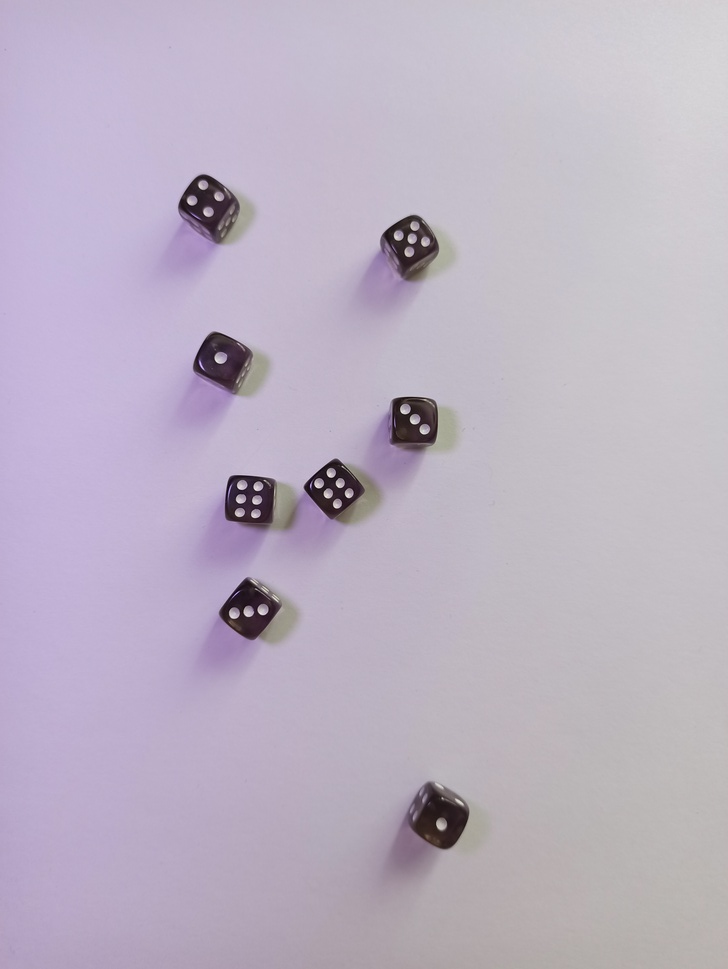
#> input picture data_train/basic/1.jpg, 728 x 969 px, shrunk from 3472 x 4624 before the run, given in place of d, which was not available
$ python -i solution_pipeline.py   (imports and definitions only)
#> lines starting #> are read from the running program, lines starting #| are printed output that depends on the picture; after the words box and inside, x2 and y2 are one past the last pixel; in counts of white or black regions, pixels touching at a corner belong together; pictures that were not available may be replaced by others from this repository, and a replacement may not be noted
import argparse
import os

from typing import List
from pathlib import Path, PosixPath

import numpy as np
import pandas as pd

import cv2

parser = argparse.ArgumentParser(
    description="Solution Template",
    formatter_class=argparse.ArgumentDefaultsHelpFormatter
)

# [7 lines not run here, left out]
# [1 line that did not run here, left out]

def main():

    # get folders for the base task
    dir_path = Path(image_dir)
    if not dir_path.exists():
        print(f"Error: path '{image_dir}' does not exist.")
        return
    if not dir_path.is_dir():
        print(f"Error: path '{image_dir}' is not a dir.")
        return

    base_img_path_list = os.listdir(dir_path / 'basic')

    base_predictions = get_base_task_solution(path=base_img_path_list)
    base_predictions.to_csv('base_predictions.csv')
    print('Predictions Generated Successfully!')

def get_base_task_solution(path: List[PosixPath]) -> pd.DataFrame:
    """ This function should return a pandas DataFrame with
        predictions for the base task

    Args:
        path (List[PosixPath]): List of paths of base task images

    Returns:
        pd.DataFrame: Pandas Dataframe with two columns:
            "img": path,
            "prediction": prediction (int) for each image,
    """
#> called with path = 'data_train/basic/1.jpg'
    # MAKE SURE TO IMPLEMENT YOUR OWN LOGIC
    predictions = []
    for img_path in path:
        try:
            img = cv2.imread(str(img_path), cv2.IMREAD_GRAYSCALE)
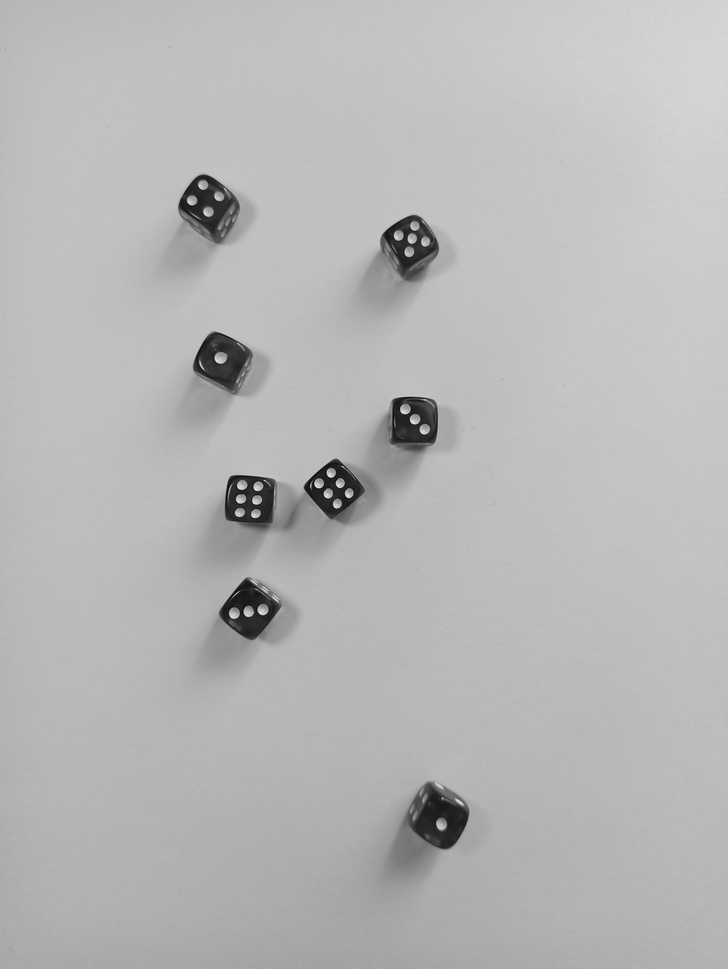
#> img: shape (969, 728); min 4, max 248, mean 182.9
            _, thresh = cv2.threshold(img, 127, 255, cv2.THRESH_BINARY_INV)
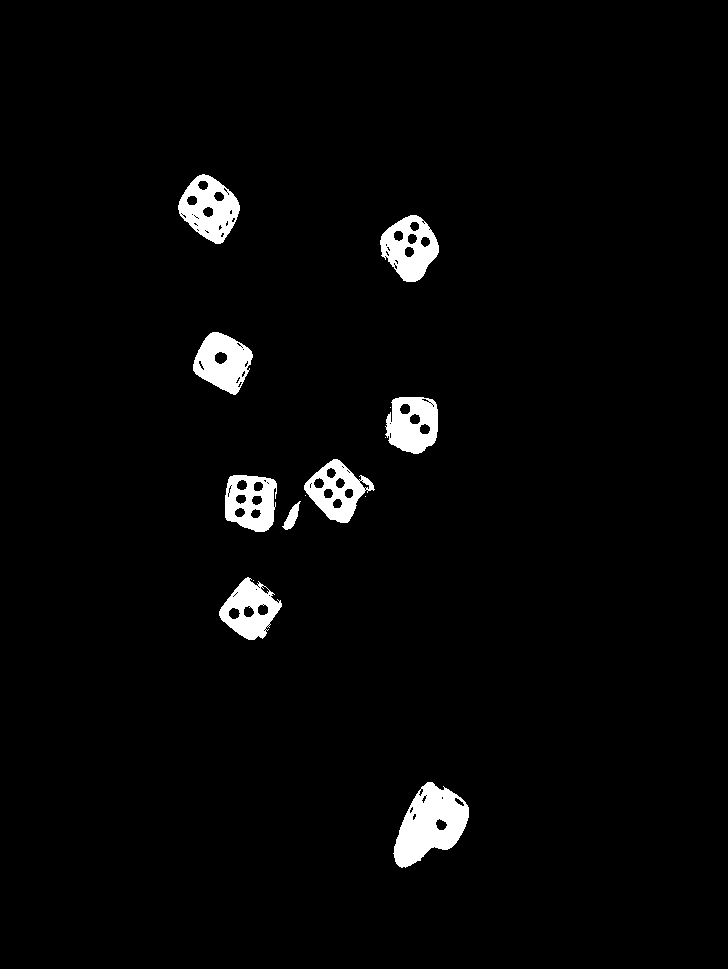
#> thresh: shape (969, 728); 2.8% white; 14 white regions (5 under 20 px)
            contours, _ = cv2.findContours(thresh, cv2.RETR_EXTERNAL, cv2.CHAIN_APPROX_SIMPLE)
#> contours = 14 contours, 5 with area under 20; largest, box (x1, y1, x2, y2) and area: (393, 782, 469, 868) 3889, (178, 174, 240, 244) 2781, (380, 215, 439, 282) 2618, (304, 459, 375, 523) 2456, (193, 332, 253, 395) 2429

            total_points = 0
            for cnt in contours:
                if cv2.contourArea(cnt) > 100:  # Simple filtering of small contours
                    mask = np.zeros_like(thresh)
                    cv2.drawContours(mask, [cnt], -1, 255, -1)
                    points = cv2.countNonZero(cv2.bitwise_and(thresh, thresh, mask=mask))
                    total_points += points
#> this loop made 14 passes
#> (points, total_points) on passes 1, 3, 4, 7, 8, 11, 12, 13, 14: (3834, 3834), (2126, 5960), (230, 6190), (2045, 8235), (2100, 10335), (2209, 12544), (2342, 14886), (2321, 17207), (2501, 19708)
#> cnt on passes 2, 5, 6, 9, 10: [[253, 580]], [[365, 496]], [[305, 495]], [[385, 437]], [[390, 407]]
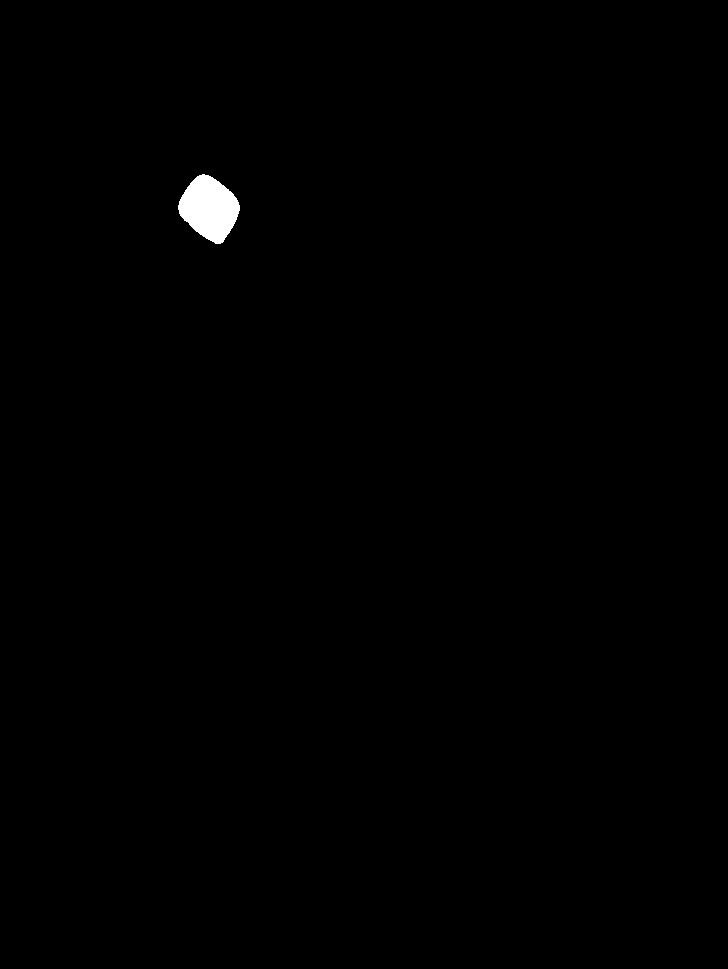
#> mask: shape (969, 728); 0.41% white; 1 white region, box (x1, y1, x2, y2) and area: (178, 174, 240, 244) 2866
#> after the loop, total_points = 19708

            predictions.append(total_points)
        except Exception as e:
            print(f"An error occurred while processing {img_path}.: {e}")
            predictions.append(0)
#> pass 2 of the loop in get_base_task_solution, `for img_path in path:`:
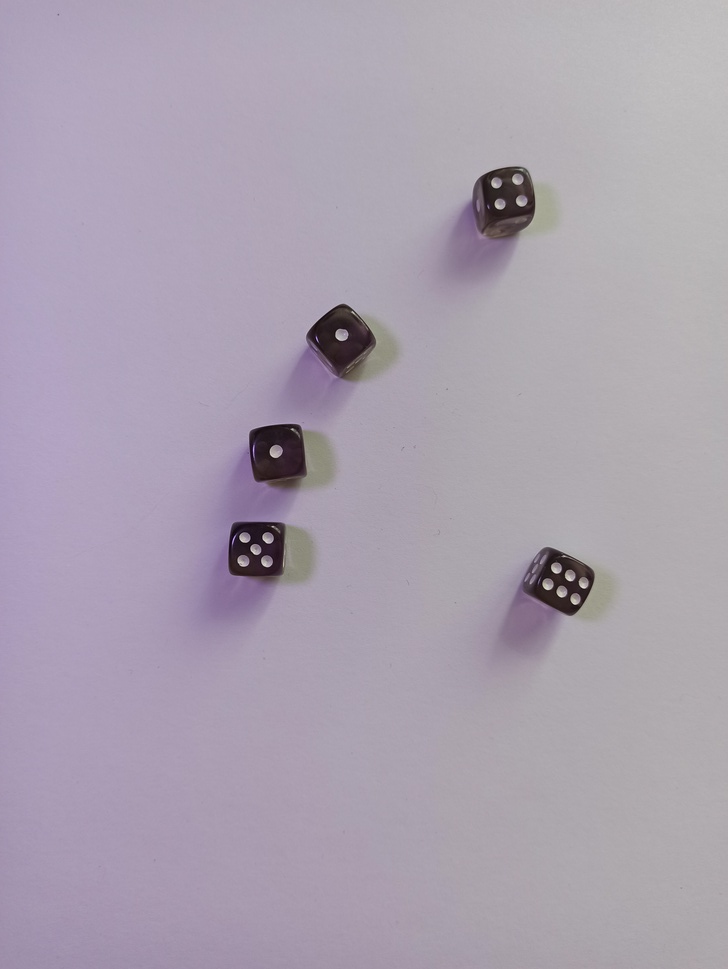
#> input picture data_train/basic/2.jpg, 728 x 969 px, shrunk from 3472 x 4624 before the run, given in place of a, which was not available
#> in get_base_task_solution, `_, thresh = cv2.threshold(img, 127, 255, cv2.THRESH_BINARY_INV)`:
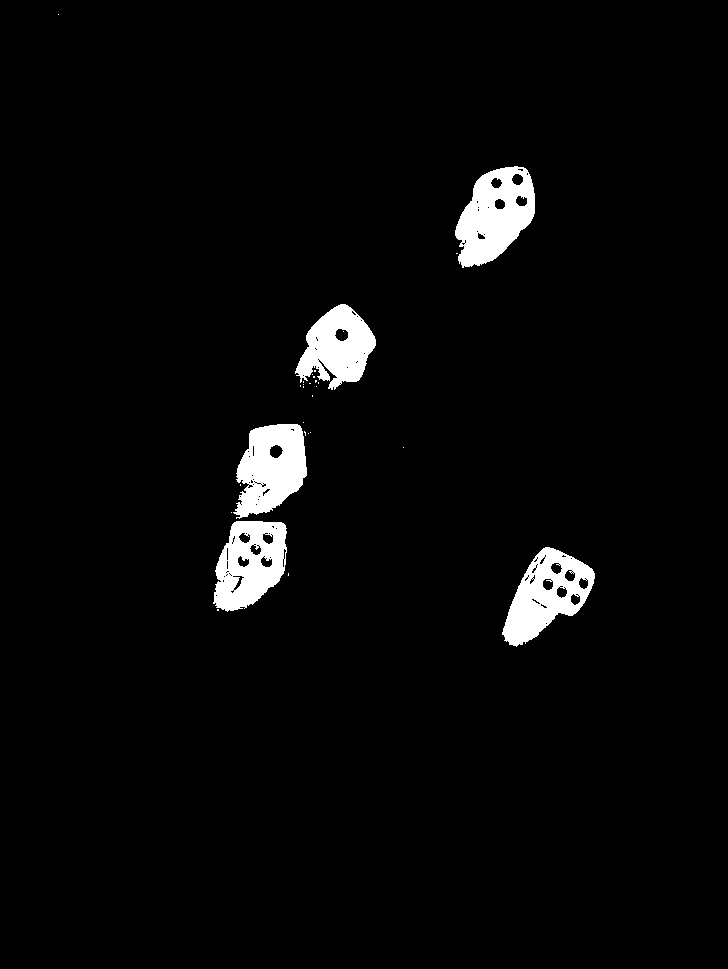
#> thresh: shape (969, 728); 3.3% white; 29 white regions (24 under 20 px)
#> contours = 28 contours, 23 with area under 20; largest, box (x1, y1, x2, y2) and area: (455, 166, 535, 268) 5388, (502, 547, 595, 647) 5112, (213, 521, 287, 612) 4884, (233, 424, 307, 519) 4785, (295, 304, 376, 390) 4086
#> the loop in get_base_task_solution, `for cnt in contours:` made 28 passes
#> (points, total_points) on passes 3, 4, 11, 25, 27: (4677, 4677), (4530, 9207), (4749, 13956), (4112, 18068), (5136, 23204)
#> after the loop in get_base_task_solution, `for cnt in contours:`:
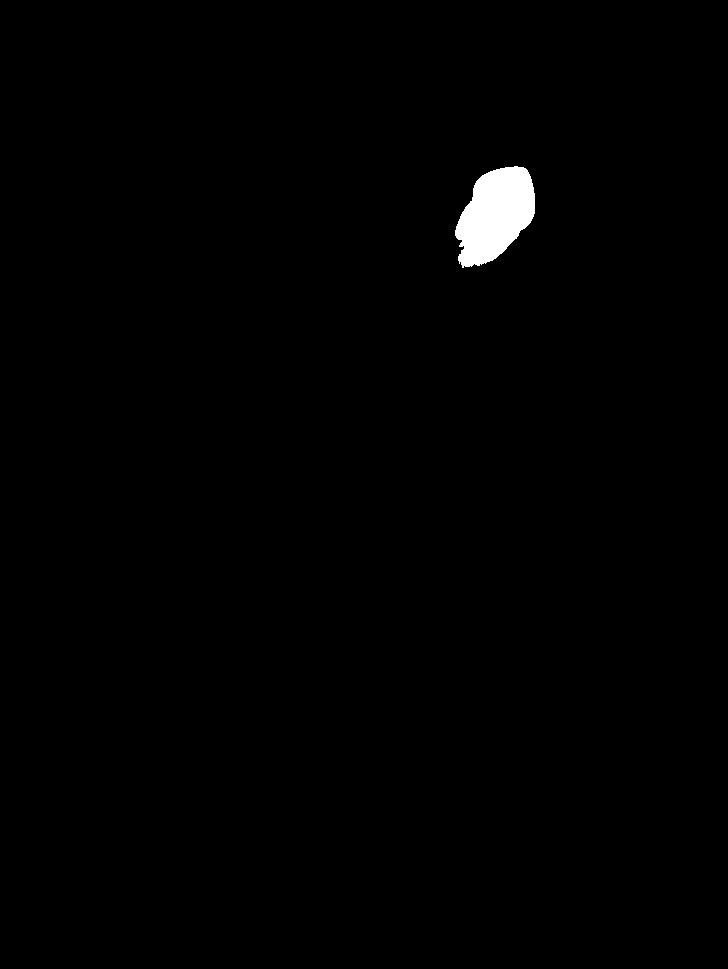
#> mask: shape (969, 728); 0.78% white; 1 white region, box (x1, y1, x2, y2) and area: (455, 166, 535, 268) 5529
#> after the loop in get_base_task_solution, `for cnt in contours:`: total_points = 23204

    # DO NOT CHANGE THE OUTPUT FORMAT
    df_answer = pd.DataFrame({
        'img': path,
        'prediction': predictions
    })

    return df_answer


# [2 lines not run here, left out]

>>> result = get_base_task_solution('data_train/basic/1.jpg')
